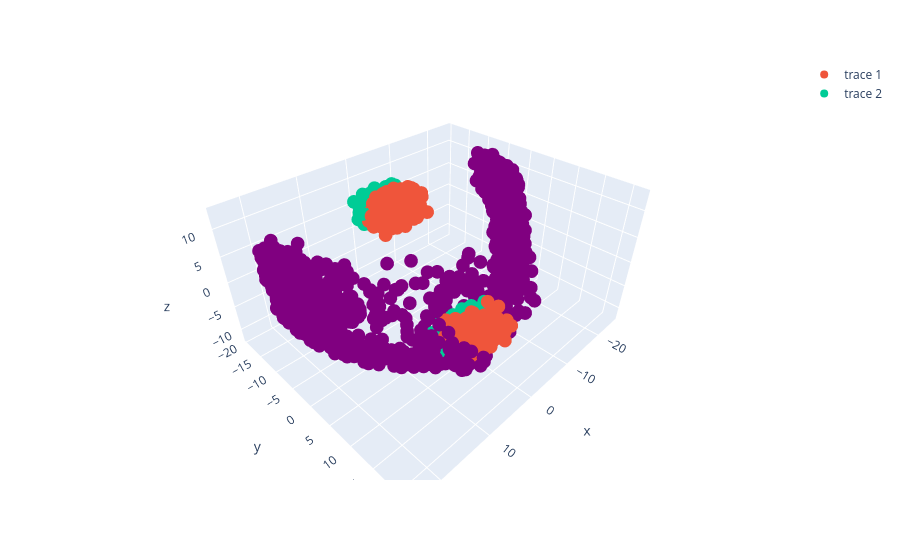

Source (notebook cell):
### Code cell
fig = px.scatter_3d(x=projected_b[:,0], y=projected_b[:,1], z=projected_b[:,2], color_discrete_sequence=['purple'])
fig.add_trace(go.Scatter3d(x=proj_hull_a[:,0], y=proj_hull_a[:,1], z=proj_hull_a[:,2],mode='markers'))
fig.add_trace(go.Scatter3d(x=proj_hull_b[:,0], y=proj_hull_b[:,1], z=proj_hull_b[:,2],mode='markers'))
fig.show()

### Figure 1 — Plotly figure (JSON) as saved in the notebook; plotly's stock layout.template omitted (floating-point values rounded to 4 significant figures; data arrays with more than 128 entries replaced by an {"elided": "..."} marker saying what was removed)
{"data": [{"hovertemplate": "x=%{x}<br>y=%{y}<br>z=%{z}<extra></extra>", "legendgroup": "", "marker": {"color": "purple", "symbol": "circle"}, "mode": "markers", "name": "", "scene": "scene", "showlegend": false, "type": "scatter3d", "x": {"elided": "2648 float values"}, "y": {"elided": "2648 float values"}, "z": {"elided": "2648 float values"}}, {"mode": "markers", "type": "scatter3d", "x": {"elided": "2000 float values"}, "y": {"elided": "2000 float values"}, "z": {"elided": "2000 float values"}}, {"mode": "markers", "type": "scatter3d", "x": {"elided": "2000 float values"}, "y": {"elided": "2000 float values"}, "z": {"elided": "2000 float values"}}], "layout": {"legend": {"tracegroupgap": 0}, "margin": {"t": 60}, "scene": {"domain": {"x": [0, 1], "y": [0, 1]}, "xaxis": {"title": {"text": "x"}}, "yaxis": {"title": {"text": "y"}}, "zaxis": {"title": {"text": "z"}}}}}
